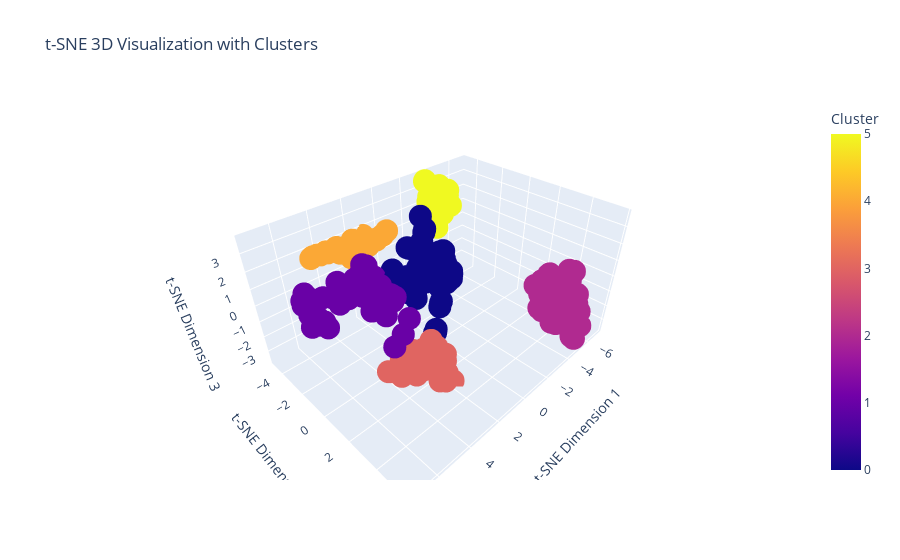

Notebook cell for this chart:
### Markdown cell above
# final Model

With the model with the most distinct and well defined clusters being the agglomerative clustering model, i will use that as my final model tuning the parameters are not needed as it is already in a good state, hence i will use the model as it is

### Code cell
n_clusters = 6  
agg_clustering = AgglomerativeClustering(n_clusters=n_clusters, linkage='ward')

# Fit the model and obtain cluster labels
cluster_labels = agg_clustering.fit_predict(final_df)

# Apply t-SNE for visualization
tsne = TSNE(n_components=3, perplexity=30, random_state=0)
X_tsne = tsne.fit_transform(final_df)


tsne_df = pd.DataFrame(X_tsne, columns=['t-SNE Dimension 1', 't-SNE Dimension 2', 't-SNE Dimension 3'])
tsne_df['Cluster'] = cluster_labels

fig = px.scatter_3d(tsne_df, x='t-SNE Dimension 1', y='t-SNE Dimension 2', z='t-SNE Dimension 3',
                    color='Cluster', title='t-SNE 3D Visualization with Clusters')

# Show the plot
fig.show()

### Figure 1 — Plotly figure (JSON) as saved in the notebook; plotly's stock layout.template omitted (floating-point values rounded to 4 significant figures; data arrays with more than 128 entries replaced by an {"elided": "..."} marker saying what was removed)
{"data": [{"hovertemplate": "t-SNE Dimension 1=%{x}<br>t-SNE Dimension 2=%{y}<br>t-SNE Dimension 3=%{z}<br>Cluster=%{marker.color}<extra></extra>", "legendgroup": "", "marker": {"color": {"elided": "200 int values"}, "coloraxis": "coloraxis", "symbol": "circle"}, "mode": "markers", "name": "", "scene": "scene", "showlegend": false, "type": "scatter3d", "x": {"elided": "200 float values"}, "y": {"elided": "200 float values"}, "z": {"elided": "200 float values"}}], "layout": {"coloraxis": {"colorbar": {"title": {"text": "Cluster"}}, "colorscale": [[0, "#0d0887"], [0.1111, "#46039f"], [0.2222, "#7201a8"], [0.3333, "#9c179e"], [0.4444, "#bd3786"], [0.5556, "#d8576b"], [0.6667, "#ed7953"], [0.7778, "#fb9f3a"], [0.8889, "#fdca26"], [1, "#f0f921"]]}, "legend": {"tracegroupgap": 0}, "scene": {"domain": {"x": [0, 1], "y": [0, 1]}, "xaxis": {"title": {"text": "t-SNE Dimension 1"}}, "yaxis": {"title": {"text": "t-SNE Dimension 2"}}, "zaxis": {"title": {"text": "t-SNE Dimension 3"}}}, "title": {"text": "t-SNE 3D Visualization with Clusters"}}}
